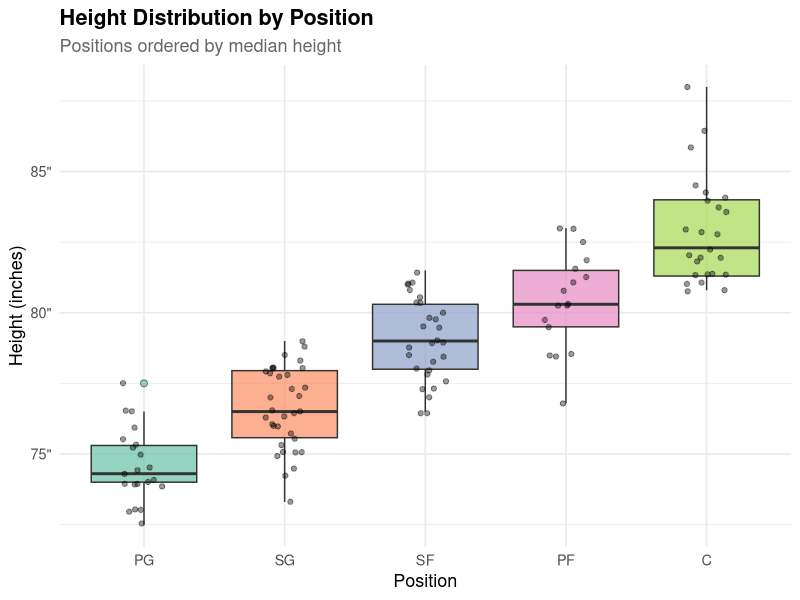
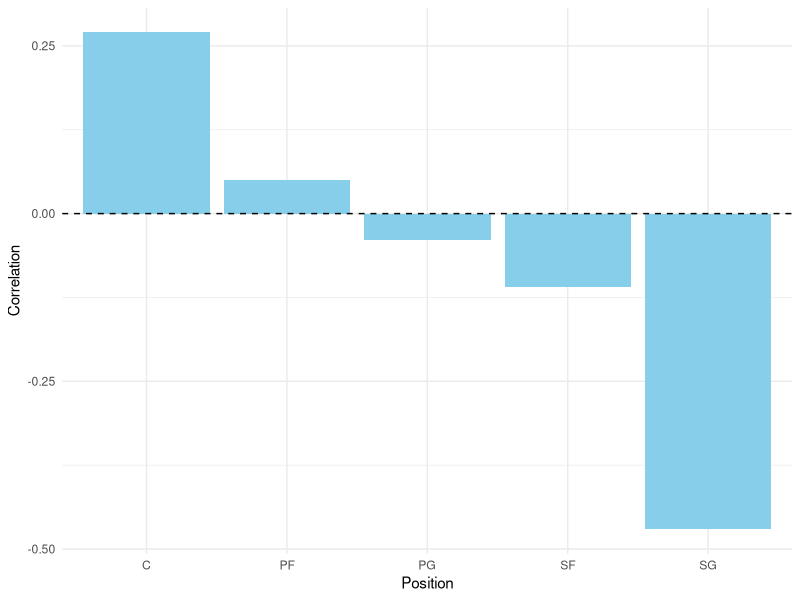
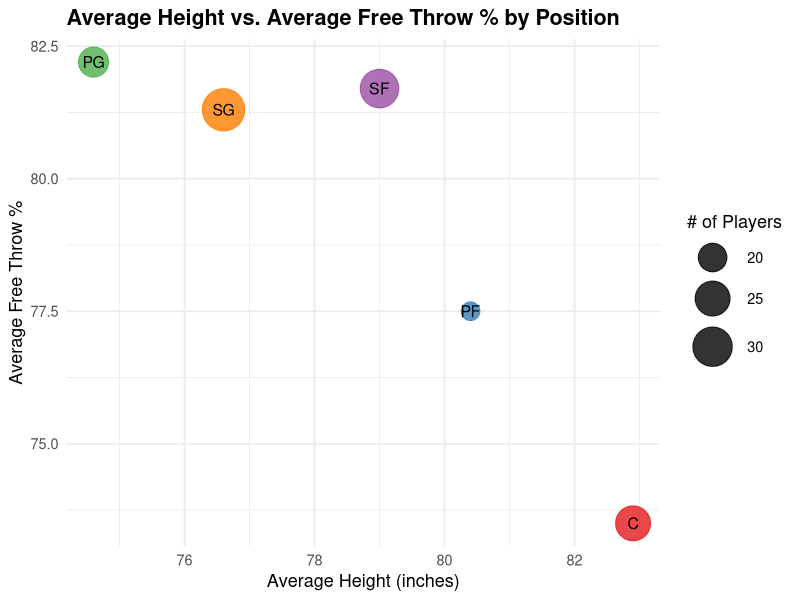
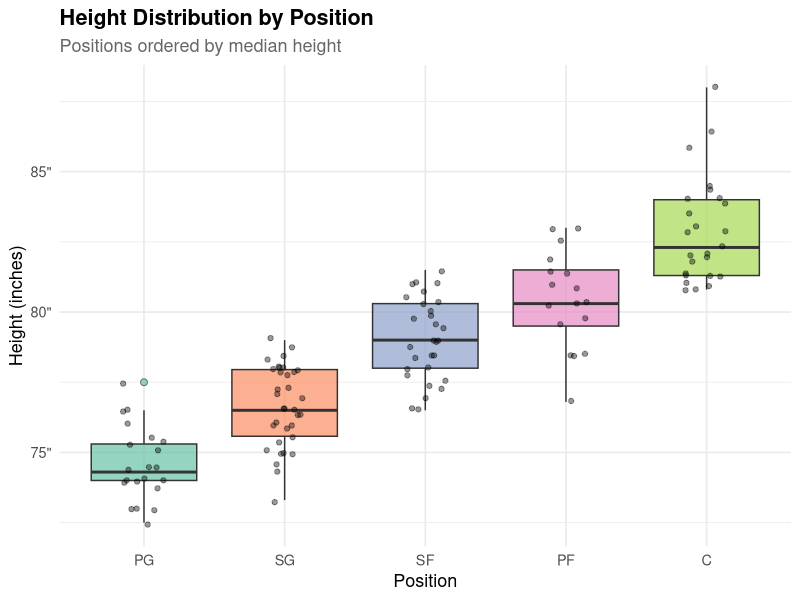

Write R code to recreate these figures, in order.
## ---- chunk 1
#| echo: false
#| warning: false
#| message: false

# Tidyverse Style Guide

# Step 1: Load packages
library(ggplot2)
library(dplyr)
library(readr)
library(ggrepel)
library(knitr)
library(kableExtra)

# Step 2: Load and tidy the data
df <- read_csv("NBAPlayerStats.csv") |>
  rename(
    ft_pct = `FT%`,
    height = `Height (in)`
  ) |>
  mutate(
    ft_pct = as.numeric(gsub("%", "", ft_pct))
  )

# Step 3: Summarize average height and FT% per position
position_summary <- df |>
  group_by(Position) |>
  summarise(
    avg_height = mean(height, na.rm = TRUE),
    avg_ft_pct = mean(ft_pct, na.rm = TRUE),
    count      = n()
  )
## ---- chunk 2
#| fig-cap: "Height Distribution by Position for NBA Players with at Least 150 Free Throw Attempts (2025-2026 Season)"
#| fig-alt: "A box plot showing NBA player height distribution across five positions ordered by median height from shortest to tallest: PG, SG, SF, PF, and C. Each box uses a distinct Set2 palette color with semi-transparent jittered points overlaid. Point guards cluster tightly near 74 inches, shooting guards near 77, small forwards near 79, and power forwards near 80. Centers have the highest median near 83 inches and the widest spread, with outliers exceeding 87 inches. The staircase pattern across positions suggests height is strongly associated with positional assignment in the NBA."

# Plot for height distribution by position
df |>
  mutate(Position = reorder(Position, height)) |>
  ggplot(aes(x = Position, y = height, fill = Position)) +
  geom_boxplot(alpha = 0.7, outlier.shape = 21, outlier.size = 2) +
  geom_jitter(width = 0.15, alpha = 0.4, size = 1.5) +
  scale_fill_brewer(palette = "Set2") +
  scale_y_continuous(labels = function(x) paste0(x, '"')) +
  labs(
    title    = "Height Distribution by Position",
    subtitle = "Positions ordered by median height",
    x        = "Position",
    y        = "Height (inches)"
  ) +
  theme_minimal(base_size = 13) +
  theme(
    plot.title      = element_text(face = "bold"),
    plot.subtitle   = element_text(color = "grey40"),
    legend.position = "none"
  )
## ---- chunk 3
# Table for height summary by position
df |>
  group_by(Position) |>
  summarise(
    `Player Count`       = n(),
    `Avg Height (in)`    = round(mean(height, na.rm = TRUE), 1),
    `Median Height (in)` = round(median(height, na.rm = TRUE), 1),
    `Min Height (in)`    = round(min(height, na.rm = TRUE), 1),
    `Max Height (in)`    = round(max(height, na.rm = TRUE), 1)
  ) |>
  arrange(desc(`Avg Height (in)`)) |>
  kable(
    caption = "Height Summary by Position for Players Who Shot At Least 150 FT's (tallest to shortest)",
    align   = c("l", "c", "c", "c", "c", "c")
  ) |>
  kable_styling(
    bootstrap_options = c("striped", "hover", "condensed"),
    full_width        = FALSE
  )
## ---- chunk 4
library(tidyverse)
library(knitr)

nba_raw <- read_csv("NBAPlayerStats.csv")

nba_clean <- nba_raw |>
  rename(
    position = Position,
    ft_percent = `FT%`,
    height_in = `Height (in)`
  ) |>
  mutate(
    ft_percent = as.numeric(str_remove(ft_percent, "%")),
    height_in = as.numeric(height_in)
  )

position_corr <- nba_clean |>
  group_by(position) |>
  summarise(
    correlation = round(cor(height_in, ft_percent, use = "complete.obs"), 2),
    avg_ft = round(mean(ft_percent, na.rm = TRUE), 1),
    avg_height = round(mean(height_in, na.rm = TRUE), 1),
    n_players = n(),
    .groups = "drop"
  )
## ---- chunk 5
#| label: fig-connor
#| fig-cap: "Correlation between height and free throw percentage by position."
#| fig-alt: "Bar chart comparing the correlation between player height and free throw percentage across NBA positions (C, PF, PG, SF, SG). Most correlations are close to zero, indicating little relationship between height and free throw shooting within positions. Centers show a small positive correlation, while shooting guards show the strongest negative correlation."
#| fig-pos: "H"

ggplot(position_corr, aes(x = position, y = correlation)) +
  geom_col(fill = "skyblue") +
  geom_hline(yintercept = 0, linetype = "dashed") +
  labs(
    x = "Position",
    y = "Correlation"
  ) +
  theme_minimal()
## ---- chunk 6
#| label: tbl-connor
#| tbl-cap: "Correlation between height and free throw percentage by position."
#| tbl-pos: "H"

kable(
  position_corr,
  col.names = c("Position", "Correlation", "Avg FT%", "Avg Height", "Players")
)
## ---- chunk 7
#| echo: false

#Tidyverse style guide
library(readr)
library(dplyr)
library(ggplot2)
library(knitr)

# Tidy the data
nba <- read_csv("NBAPlayerStats.csv") |>
  rename(
    ft_pct   = `FT%`,
    height   = `Height (in)`,
    position = Position
  ) |>
  mutate(
    ft_pct = as.numeric(gsub("%", "", ft_pct)),
    height = as.numeric(height)
  )

# Summarize by position
pos_summary <- nba |>
  group_by(position) |>
  summarise(
    avg_height = round(mean(height, na.rm = TRUE), 1),
    avg_ft_pct = round(mean(ft_pct,  na.rm = TRUE), 1),
    n_players  = n(),
    .groups = "drop"
  )
## ---- chunk 8
#Plot-aidan — Average height vs. FT% by position
#| label: figure-aidan
#| fig-cap: "Average height vs. average FT% by position. Bubble size shows number of players in each group."
#| fig-alt: "Scatter plot of average height vs. free throw percentage by basketball position."
ggplot(pos_summary, aes(x = avg_height, y = avg_ft_pct,
                        size = n_players, color = position)) +
  geom_point(alpha = 0.8) +
  geom_text(aes(label = position), color = "black", size = 4, hjust = 0.5, vjust = 0.5)+  
  scale_size_continuous(range = c(6, 14), name = "# of Players") +
  scale_color_brewer(palette = "Set1", guide = "none") +
  labs(
    title = "Average Height vs. Average Free Throw % by Position",
    x = "Average Height (inches)",
    y = "Average Free Throw %"
  ) +
  theme_minimal(base_size = 13) +
  theme(
    plot.title    = element_text(face = "bold")
  )
## ---- chunk 9
# Table-aidan — Average height vs. FT% by position

#| label: tbl-aidan
#| fig-cap: "Provides the corresponding numerical values (Position, Avg Height, Avg FT%, # of Players)."
#| fig-alt: "Table showing average height, free throw percentage, and number of players for basketball positions."

pos_summary |>
  arrange(desc(avg_ft_pct)) |>
  kable(
    caption = "Average Height and Free Throw Percentage by Position",
    col.names = c("Position", "Avg Height (in)", "Avg Free Throw %", "# Players"),
    align = c("l", "c", "c", "c")
  )
## ---- chunk 10
#| fig-cap: "Height Distribution by Position for NBA Players with at Least 150 Free Throw Attempts (2025-2026 Season)"
#| fig-alt: "A box plot showing NBA player height distribution across five positions ordered by median height from shortest to tallest: PG, SG, SF, PF, and C. Each box uses a distinct Set2 palette color with semi-transparent jittered points overlaid. Point guards cluster tightly near 74 inches, shooting guards near 77, small forwards near 79, and power forwards near 80. Centers have the highest median near 83 inches and the widest spread, with outliers exceeding 87 inches. The staircase pattern across positions suggests height is strongly associated with positional assignment in the NBA."

# Plot for height distribution by position
df |>
  mutate(Position = reorder(Position, height)) |>
  ggplot(aes(x = Position, y = height, fill = Position)) +
  geom_boxplot(alpha = 0.7, outlier.shape = 21, outlier.size = 2) +
  geom_jitter(width = 0.15, alpha = 0.4, size = 1.5) +
  scale_fill_brewer(palette = "Set2") +
  scale_y_continuous(labels = function(x) paste0(x, '"')) +
  labs(
    title    = "Height Distribution by Position",
    subtitle = "Positions ordered by median height",
    x        = "Position",
    y        = "Height (inches)"
  ) +
  theme_minimal(base_size = 13) +
  theme(
    plot.title      = element_text(face = "bold"),
    plot.subtitle   = element_text(color = "grey40"),
    legend.position = "none"
  )
## ---- chunk 11

# Table for height summary by position
df |>
  group_by(Position) |>
  summarise(
    `Player Count`       = n(),
    `Avg Height (in)`    = round(mean(height, na.rm = TRUE), 1),
    `Median Height (in)` = round(median(height, na.rm = TRUE), 1),
    `Min Height (in)`    = round(min(height, na.rm = TRUE), 1),
    `Max Height (in)`    = round(max(height, na.rm = TRUE), 1)
  ) |>
  arrange(desc(`Avg Height (in)`)) |>
  kable(
    caption = "Height Summary by Position for Players Who Shot At Least 150 FT's (tallest to shortest)",
    align   = c("l", "c", "c", "c", "c", "c")
  ) |>
  kable_styling(
    bootstrap_options = c("striped", "hover", "condensed"),
    full_width        = FALSE
  )
